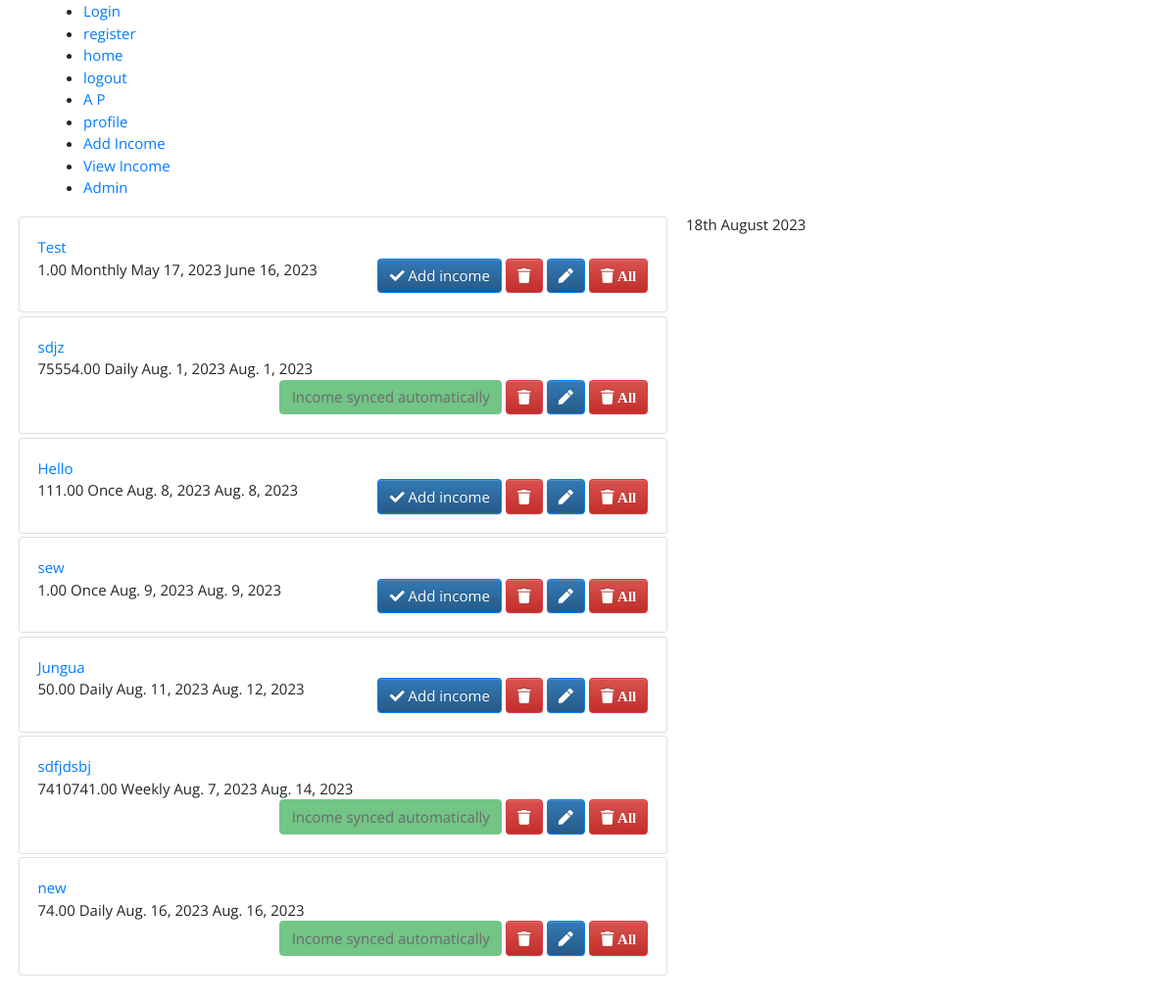
Before: /income/view_income/ (signed in) with the older database file.
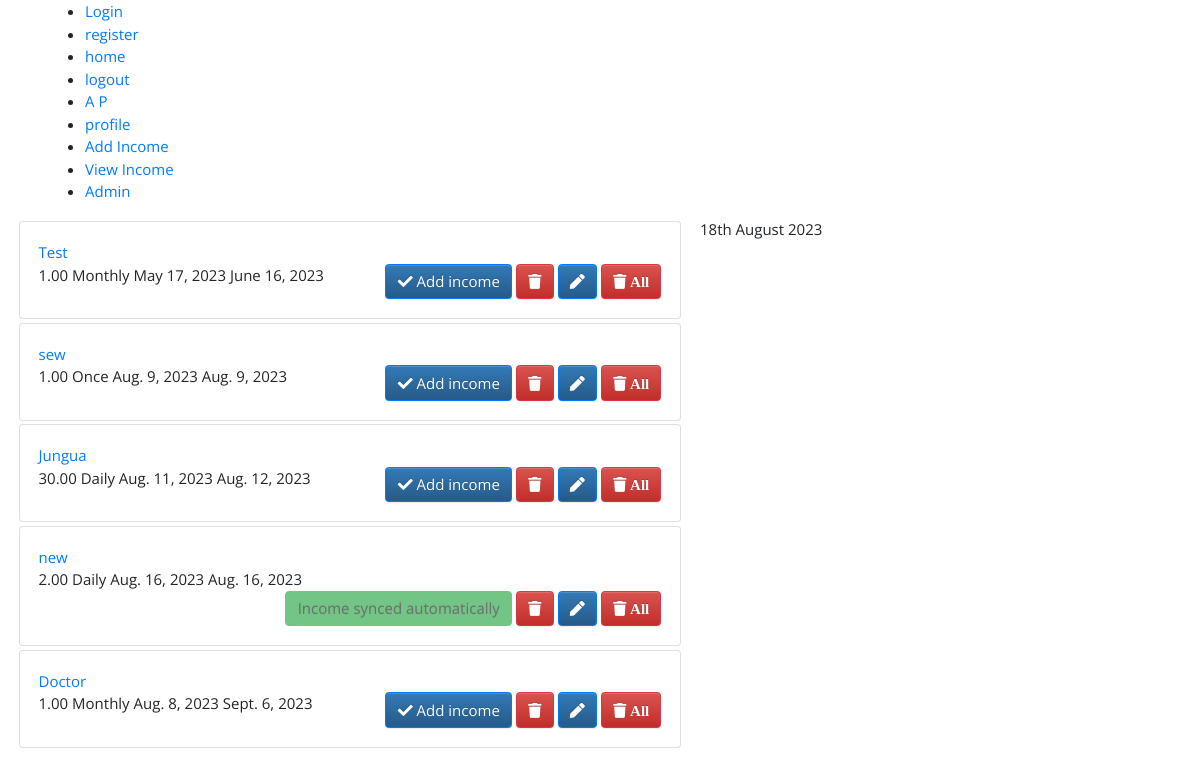
After: the same page with the newer database file.
### income/models.py (models this page shows, shortened)
class IncomeObject(models.Model):
    '''Stores the income object'''
    source = models.CharField(max_length=255, blank=False)
    amount = models.DecimalField(max_digits=10, decimal_places=2, blank=False)
    frequency = models.CharField(
        max_length=255, choices=choices, blank=False, default='Monthly')
    last_date = models.DateField(blank=False)
    next_date = models.DateField(blank=False,null=False)
    user = models.ForeignKey(Account, on_delete=models.CASCADE)
    description = models.TextField(blank=True)
    is_active = models.BooleanField(default=True)#!Tells if the current source of income is active now(user earns through it)
    is_passive = models.BooleanField(default=False)#!Tells if the source of income is a form of passive income
    status = models.BooleanField(default=False, blank=False, null=False)#!Default synced status
    added=models.BooleanField(default=False, blank=False, null=False)#!Income is credited
    class Meta:
        ordering = ['-last_date']
        verbose_name_plural = 'Income Object'

### income/views.py (the view)
# urls.py: path("view_income/", views.view_income, name="view_income"),
@login_required(login_url='login/')
def view_income(request):
    income = IncomeObject.objects.filter(
        user=request.user).order_by('-next_date')
    income1 = []
    income2 = []
    for i in income:
        if (i.source not in income2 or i.frequency == 'Once') and (i.is_active == True):
            income1.append(i)
            income2.append(i.source)
    income1.sort(key=lambda x: x.next_date)
    return render(request, 'view_income.html', {'income': income1})

### templates/view_income.html
{%extends 'base.html' %}
{% load static %}
{% block content %}
{% now "jS F Y " %}
<link rel="stylesheet/css" href="{% static 'css/button.css' %}">
<div class="col-md-7 col-lg-7" style="height: 450px;">
    {% for i in income %}
    <div class="card m-1">
        <div class="card-body">
            <a href="{% url 'analyse_single' i.id %}">{{i.source}}</a><br>{{i.amount}} {{i.frequency}} {{i.last_date}} {{i.next_date}}
            <span style="position: relative; float: right;">
                {% if not i.status %}
                <a href="{% url 'add_object_income' i.id %}" class="btn btn-primary"><i class="fa fa-check"></i> Add income </a>
                {% else %}
                <a class="btn btn-success disabled" > Income synced automatically </a>
                {% endif %}
                <a href="{% url 'delete_income' i.id %}" class="btn btn-danger"><i class="fa fa-trash"></i></a>
                <a href="{% url 'edit_income' i.id %}" class="btn btn-primary"><i class="fa fa-pen"></i></a>
                <a href="{% url 'delete_source_income' i.source %}" class="btn btn-danger"><i class="fa fa-trash"> All </i></a>
            </span>
        </div>
    </div>
   {% endfor %}
</div>
{%endblock content %}

Changed rows visible on the page:
removed IncomeObject: source "sdjz", amount "75554.00", frequency "Daily", last_date "Aug. 1, 2023", next_date "Aug. 1, 2023", status "Income synced automatically"
removed IncomeObject: source "Hello", amount "111.00", frequency "Once", last_date "Aug. 8, 2023", next_date "Aug. 8, 2023", status False (drawn)
removed IncomeObject: source "sdfjdsbj", amount "7410741.00", frequency "Weekly", last_date "Aug. 7, 2023", next_date "Aug. 14, 2023", status "Income synced automatically"
changed IncomeObject "Jungua": amount "50.00" → "30.00"
changed IncomeObject "new": amount "74.00" → "2.00"
added IncomeObject: source "Doctor", amount "1.00", frequency "Monthly", last_date "Aug. 8, 2023", next_date "Sept. 6, 2023", status False (drawn)
